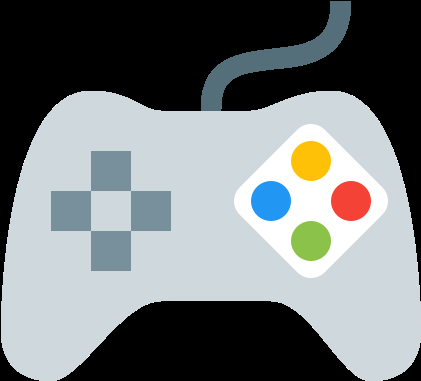
#> input picture images/game-controller.png, 421 x 381 px
$ python opencv.py
#> lines starting #> are read from the running program, lines starting #| are printed output that depends on the picture; after the words box and inside, x2 and y2 are one past the last pixel; in counts of white or black regions, pixels touching at a corner belong together
# import cv2
# import matplotlib.pyplot as plt
# import numpy as np
# from IPython import embed
#
# # 读取图像
# img = cv2.imread("../images/add.png")
#
# # 转换为灰度图
# gray = cv2.cvtColor(img, cv2.COLOR_BGR2GRAY)
#
# # Canny边缘检测
# edges = cv2.Canny(gray, 100, 200)
#
# # 获取图像轮廓
# contours, hierarchy = cv2.findContours(
#     edges, cv2.RETR_EXTERNAL, cv2.CHAIN_APPROX_NONE)
#
# embed()
# # 获取最大的轮廓
# cnt = max(contours, key=cv2.contourArea)
#
# embed()
# # 拟合轮廓曲线
# x, y = cnt[:, 0, 0], cnt[:, 0, 1]
# coeffs = np.polyfit(x, y, 5)
# poly = np.poly1d(coeffs)
# xp = np.linspace(0, x.max(), 100)
# yp = poly(xp)
#
# # 绘制结果
# plt.imshow(img)
# plt.plot(xp, yp, "-", color="r")
# plt.show()

##################################

import cv2
import numpy as np

img = cv2.imread("../images/game-controller.png")
#> img is the input picture: shape (381, 421, 3); mean B, G, R 125, 124.2, 119.1
# rgb->gray
gray = cv2.cvtColor(img, cv2.COLOR_BGR2GRAY)
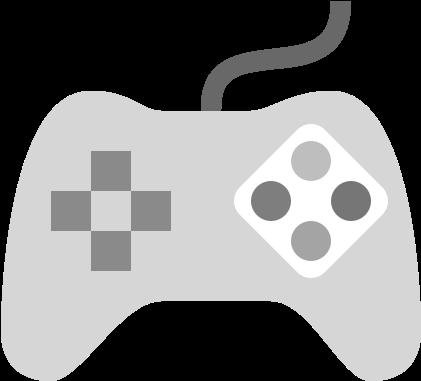
#> gray: shape (381, 421); min 0, max 255, mean 122.9
edges = cv2.Canny(gray, 50, 150)
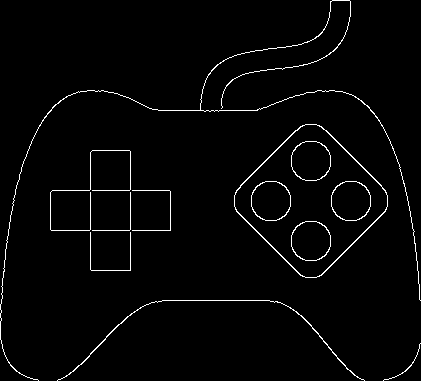
#> edges: shape (381, 421); 2.2% white in thin lines or dots
contours, hierarchy = cv2.findContours(
    edges, cv2.RETR_EXTERNAL, cv2.CHAIN_APPROX_TC89_KCOS
)
#> contours = 8 contours, 5 with area under 20; largest, box (x1, y1, x2, y2) and area: (234, 124, 388, 278) 14260, (0, 0, 421, 381) 126, (57, 300, 365, 381) 118

cv2.drawContours(img, contours, -1, (0, 255, 255), 2)
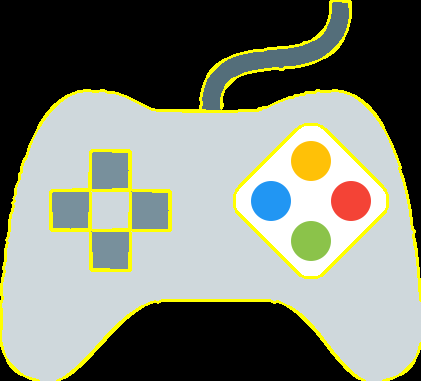
#> img: shape (381, 421, 3); 5.54% of pixels changed, all inside (x1, y1, x2, y2) = (0, 0, 421, 381)

for contour in contours:
    epsilon = 0.0001 * cv2.arcLength(contour, True)
    approx = cv2.approxPolyDP(contour, epsilon, True)
    cv2.drawContours(img, [approx], 0, (0, 0, 255), 1)
#> this loop made 8 passes
#> epsilon on passes 1, 2, 3, 5, 6, 7, 8: 0.0113, 0.074, 0.0229, 0.0229, 0.0617, 0.0449, 0.251
#> (epsilon, approx) on pass 4: (0.015, [[130, 192], [129, 230], [92, 230], [130, 229]])
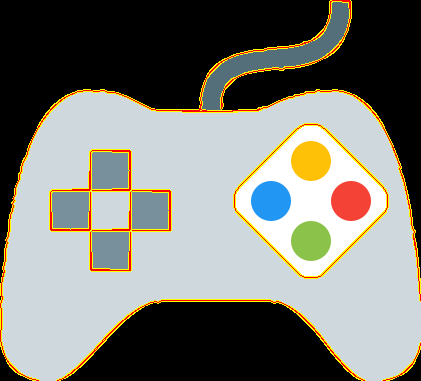
#> img: shape (381, 421, 3); 1.94% of pixels changed, all inside (x1, y1, x2, y2) = (0, 0, 421, 381)

cv2.imshow("image", img)
cv2.waitKey(0)
cv2.destroyAllWindows()


###################################################


####################################################

# import cv2
# import numpy as np
#
# # 读取图像,检测边缘,提取轮廓
# img = cv2.imread("../images/start.png")
# gray = cv2.cvtColor(img, cv2.COLOR_BGR2GRAY)
# edges = cv2.Canny(gray, 50, 200)
# contours, hierarchy = cv2.findContours(
#     edges, cv2.RETR_EXTERNAL, cv2.CHAIN_APPROX_NONE)
# cnt = contours[0]
#
# # 轮廓折线逼近
# epsilon = 0.01 * cv2.arcLength(cnt, True)
# approx = cv2.approxPolyDP(cnt, epsilon, True)
#
# # 获取折线端点坐标
# pts = approx.reshape((-1, 2))
#
# # 分析端点,提取拐点
# dists = np.sqrt(np.sum(np.diff(pts, axis=0) ** 2, axis=1))
# angles = np.concatenate(
#     ([0], np.arctan2(np.diff(pts[:, 1]), np.diff(pts[:, 0]))))
# is_corner = (dists > 50) & (np.abs(np.diff(angles)) > np.pi / 3)
# corners = pts[is_corner]
#
# # 拟合直线和圆弧
# lines = [
#     cv2.fitLine(pts[i: i + 2], cv2.DIST_L2, 0, 0.01, 0.01)
#     for i in range(len(pts) - 1)
#     if not is_corner[i]
# ]
# arcs = [
#     cv2.fitEllipse(corners[i: i + 3])
#     for i in range(len(corners) - 2)
#     if is_corner[i + 1]
# ]
#
# # 绘制结果
# img = cv2.drawContours(img, [approx], -1, (0, 255, 0), 2)
# for l in lines:
#     p1, p2 = l[0], l[0] + l[1]
#     img = cv2.line(
#         img, (int(p1[0]), int(p1[1])), (int(p2[0]), int(p2[1])), (255, 0, 0), 2
#     )
# for a in arcs:
#     img = cv2.ellipse(img, a, (0, 0, 255), 2)
#
# cv2.imshow("contour", img)
# cv2.waitKey(0)
# cv2.destroyAllWindows()

$ run again, with images/add.png copied over images/game-controller.png
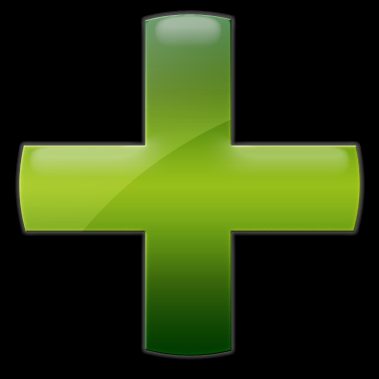
#> input picture images/add.png, 379 x 379 px
#> img is the input picture: shape (379, 379, 3); mean B, G, R 16.6, 58.7, 44.1
#> `edges = cv2.Canny(gray, 50, 150)`:
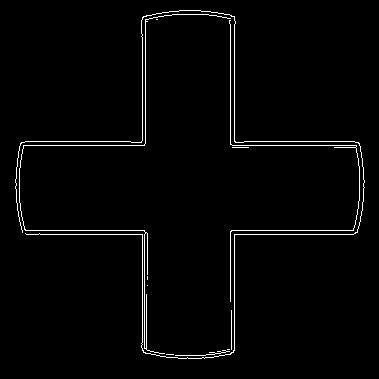
#> edges: shape (379, 379); 2% white in thin lines or dots, all inside (x1, y1, x2, y2) = (15, 10, 365, 359)
#> contours = 11 contours, 8 with area under 20; largest, box (x1, y1, x2, y2) and area: (19, 14, 231, 354) 96, (229, 20, 360, 302) 78, (15, 10, 365, 359) 52
#> the loop `for contour in contours:` made 11 passes
#> (epsilon, approx) on passes 1, 3, 4, 5, 6, 7, 9: (0.0014, [[166, 354], [173, 354]]), (0.0004, [[227, 349], [229, 349]]), (0.0078, [[231, 310], [231, 349]]), (0, [[147, 285]]), (0.0006, [[147, 276], [147, 279]]), (0.0032, [[232, 147], [248, 147]]), (0, [[157, 19]])
#> after the loop `for contour in contours:`:
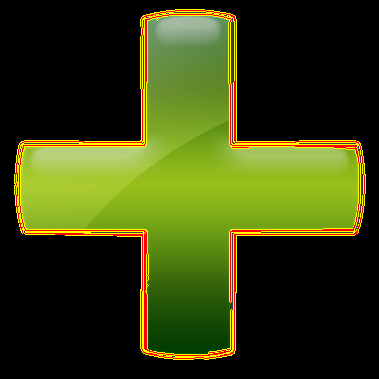
#> img: shape (379, 379, 3); mean B, G, R 14, 63.5, 55.5

$ run again, with images/add-user.png copied over images/game-controller.png
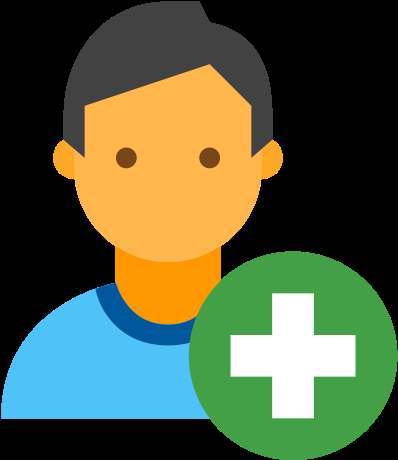
#> input picture images/add-user.png, 398 x 460 px
#> img is the input picture: shape (460, 398, 3); mean B, G, R 65.1, 93.5, 83
#> `edges = cv2.Canny(gray, 50, 150)`:
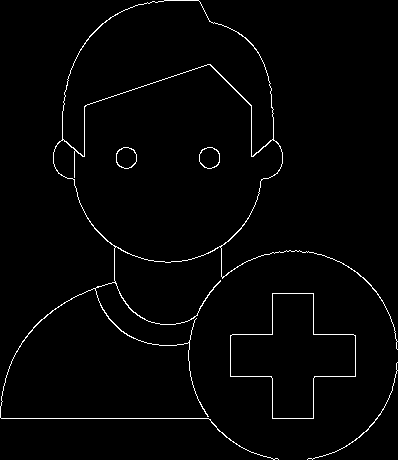
#> edges: shape (460, 398); 1.8% white in thin lines or dots
#> contours = 3 contours; box (x1, y1, x2, y2) and area: (0, 0, 398, 460) 44982, (230, 293, 356, 419) 8696, (307, 362, 398, 460) 31
#> the loop `for contour in contours:` made 3 passes
#> epsilon on passes 1 to 3: 0.0289, 0.0494, 0.312
#> after the loop `for contour in contours:`:
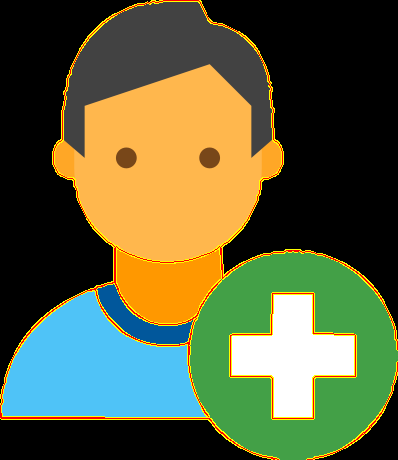
#> img: shape (460, 398, 3); mean B, G, R 61.2, 95.8, 90.5
